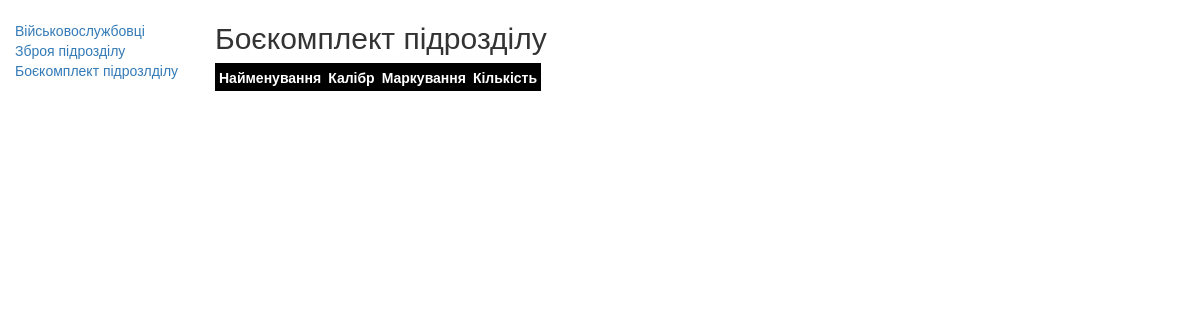
The app's page /index/ammo/, older data.
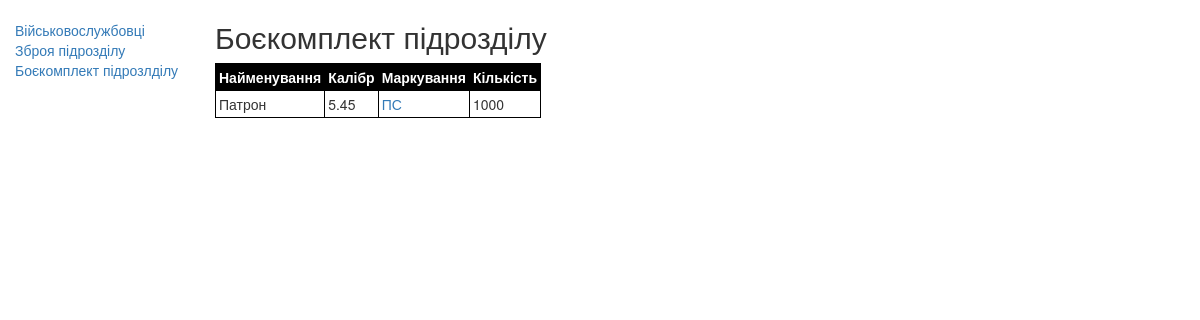
The same page, newer data.
### evening/models.py (models this page shows)
class Ammo(models.Model):
    ammo_name = models.CharField(max_length=255, verbose_name='Найменування')
    caliber = models.CharField(max_length=255, verbose_name='Калібр')
    ammo_type = models.CharField(max_length=255, verbose_name='Маркування')
    quantity = models.IntegerField(verbose_name='Кількість')
    class Meta:
        verbose_name = 'Боєкомплект підрозділу'
        verbose_name_plural = 'Боєкомплект підрозділу'
        ordering = ['quantity']

### evening/views.py (the view)
# urls.py: path('ammo/', AmmoList.as_view(), name='ammo'),
class AmmoList(ListView):
    model = Ammo
    template_name = 'evening/ammo_list.html'

### evening/templates/evening/ammo_list.html (shortened to what this page needs)
{% extends "evening/base_generic.html" %}
{% block content %}
<h2>Боєкомплект підрозділу</h2>
<table cellspacing=1>
  <tr>
    <th>Найменування</th>
    <th>Калібр</th>
    <th>Маркування</th>
    <th>Кількість</th>
  </tr>
  {% for a in ammo_list %}
  <tr>
    <td>{{a.ammo_name}}</a></td>
    <td>{{a.caliber}}</td>
    <td><a href="{}">{{a.ammo_type}}</td>
    <td>{{a.quantity}}</td>
  </tr>
  {% endfor %}
</table>
{% endblock %}

Row changes from the older to the newer data that the page shows:
added Ammo: ammo_name "Патрон", caliber "5.45", ammo_type "ПС", quantity "1000"
